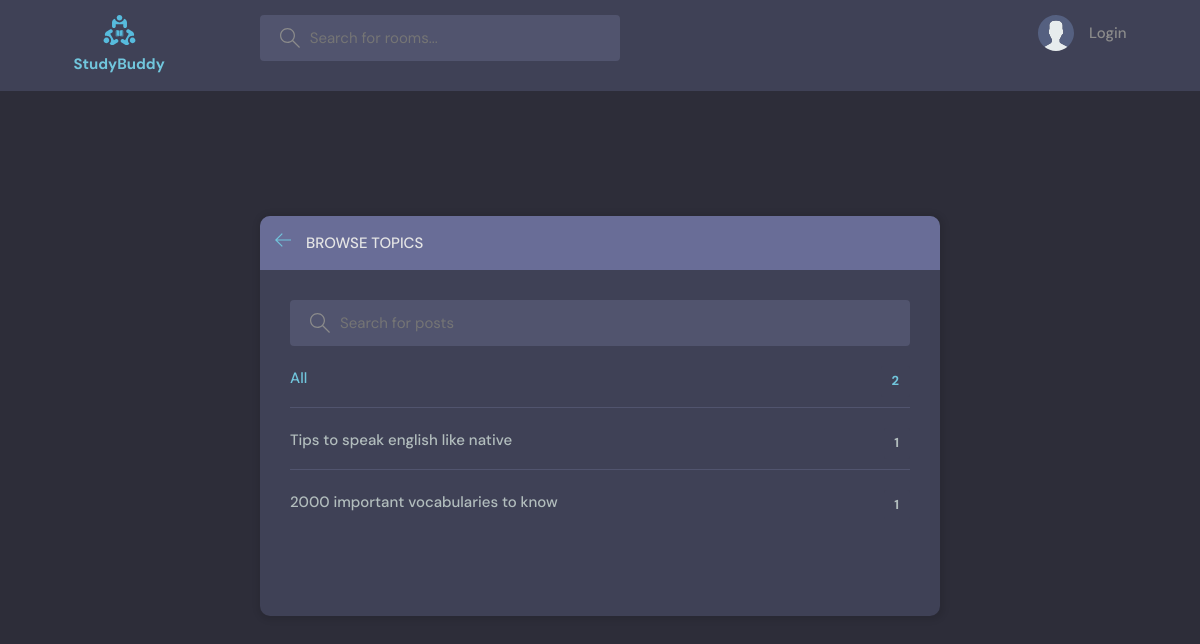
Page /topics/ on the committed database.
### base/models.py (models this page shows, shortened)
class Topic(models.Model):
    name = models.CharField(max_length=200)

### base/views.py (the view)
# urls.py: path('topics/', views.topicsPage, name="topics"),
def topicsPage(request):
    q= request.GET.get('q') if request.GET.get('q') != None else ''
    topics = Topic.objects.filter(name__icontains=q)
    context={'topics':topics}
    return render(request, 'base/topics.html', context)

### base/templates/base/topics.html (shortened to what this page needs)
{% extends 'main.html' %}
{% block content %}
    <main class="create-room layout">
      <div class="container">
        <div class="layout__box">
          <div class="layout__boxHeader">
            <div class="layout__boxTitle">
              <a href="{% url 'home' %}">
                <svg version="1.1" xmlns="http://www.w3.org/2000/svg" width="32" height="32" viewBox="0 0 32 32">
                  <title>arrow-left</title>
                  <path
                    d="M13.723 2.286l-13.723 13.714 13.719 13.714 1.616-1.611-10.96-10.96h27.625v-2.286h-27.625l10.965-10.965-1.616-1.607z"
                  ></path>
                </svg>
              </a>
              <h3>Browse Topics</h3>
            </div>
          </div>
          <div class="topics-page layout__body">
            <form  method="GET" class="header__search">
              <label>
                <input name="q" placeholder="Search for posts" />
              </label>
            </form>
            <ul class="topics__list">
              <li>
                <a href="{% url 'topics' %}" class="active">All <span>{{topics.count}}</span></a>
              </li>
              {% for topic in topics %}
              <li>
                <a href="{% url 'home' %}?q={{topic.name}}">{{topic.name}} <span>{{topic.room_set.count}}</span></a>
              </li>
              {% endfor %}
            </ul>
          </div>
        </div>
      </div>
    </main>
 {% endblock %}

### static/styles/style.css (style rules this page uses)
:root { --color-main: #71c6dd; --color-main-light: #e1f6fb; --color-dark: #3f4156; --color-dark-medium: #51546e; --color-dark-light: #696d97; --color-light: #e5e5e5; --color-gray: #8b8b8b; --color-light-gray: #b2bdbd; --color-bg: #2d2d39; --color-success: #5dd693; --color-error: #fc4b0b; }
* { font-family: "DM Sans", -apple-system, BlinkMacSystemFont, "Segoe UI", Roboto, Oxygen, Ubuntu, Cantarell, "Open Sans", "Helvetica Neue", sans-serif; margin: 0; padding: 0; box-sizing: border-box; text-rendering: optimizeLegibility; font-size: inherit; }
html { font-size: 56.25%; }
@media only screen and (min-width: 1200px) { html { font-size: 62.5%; } }
body { line-height: 1.6; font-weight: 400; font-size: 1.5rem; color: var(--color-light-gray); background-color: var(--color-bg); min-height: 100vh; }
a { display: inline-block; color: var(--color-main); text-decoration: none; }
.container { max-width: 120rem; width: 90%; margin: auto; }
.header__search > label { background-color: var(--color-dark-medium); padding: 1.3rem 1rem; display: flex; align-items: center; gap: 1rem; border-radius: 4px; }
.header__search svg { fill: var(--color-gray); width: 2rem; height: 2rem; margin-left: 1rem; }
.header__search input { width: 30rem; background: transparent; border: none; outline: none; color: var(--color-light); }
.layout { margin-top: 2.4rem; }
.layout > .container { display: flex; justify-content: space-between; align-items: flex-start; }
.layout__box { width: 90%; max-width: 48rem; min-height: 40rem; position: absolute; top: 50%; left: 50%; transform: translate(-50%, -46%); background-color: var(--color-dark); border-radius: 1rem; box-shadow: 1px 1px 6px 3px rgba(0, 0, 0, 0.1); overflow: hidden; }
.layout__boxHeader { display: flex; padding: 1.5rem; background-color: var(--color-dark-light); }
.layout__boxTitle { display: flex; gap: 1.5rem; align-items: center; }
.layout__boxTitle h3 { text-transform: uppercase; font-weight: 500; color: var(--color-light); }
.layout__boxTitle svg { width: 1.6rem; height: 1.6rem; fill: var(--color-main); }
.layout__body { margin: 3rem; }
.topics__list { list-style: none; }
.topics__list li a { display: flex; justify-content: space-between; margin-bottom: 3rem; font-weight: 500; color: var(--color-light-gray); transition: all 0.3s ease-in-out; }
.topics__list li a.active, .topics__list li a:hover { color: var(--color-main); }
.topics__list li a span { padding: 0.5rem 1rem; background-color: var(--color-dark); border-radius: 3px; font-size: 1.3rem; font-weight: 700; letter-spacing: 1px; }
.topics-page .topics__list li:not(:last-child) a { margin: 2rem 0; padding-bottom: 1rem; text-decoration: none; border-bottom: 1px solid var(--color-dark-medium); }
.topics-page .header__search { display: block; }
.create-room.layout .layout__box { max-width: 68rem; }

### rows in the picture
Topic: name "Tips to speak english like native", room_set.count "1"
Topic: name "2000 important vocabularies to know", room_set.count "1"

### other values in the picture
{{ topics.count }} "2"
